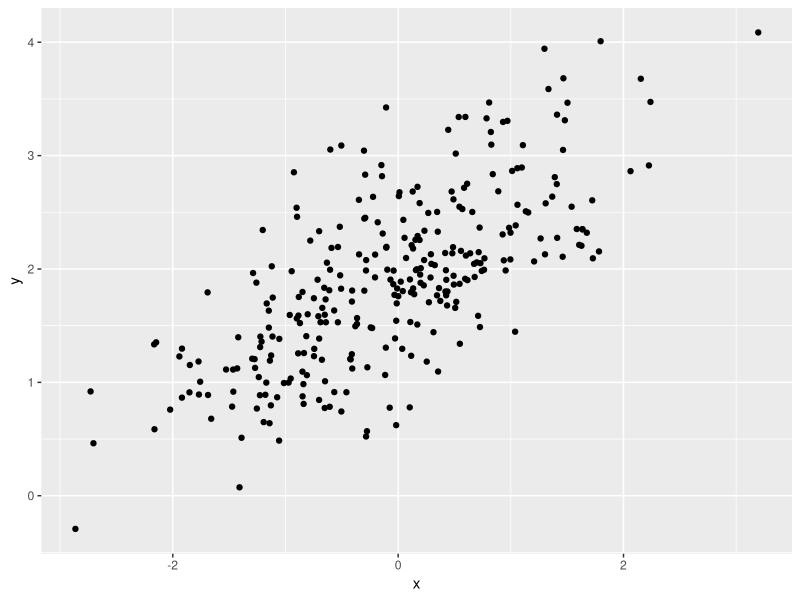

This chart was generated by the following R code: (Note: this script raises an error after producing the figure.)
install.packages("merTools")
library(merTools)

library(lme4)



set.seed(1234)  # this will allow you to exactly duplicate your result
Ngroups = 100
NperGroup = 3
N = Ngroups*NperGroup
groups = factor(rep(1:Ngroups, each=NperGroup))
u = rnorm(Ngroups, sd=.5)
e = rnorm(N, sd=.25)
x = rnorm(N)
y = 2 + .5*x + u[groups] + e

d = data.frame(x, y, groups)

model = lmer(y ~ x + (1|groups), data=d)
summary(model)
confint(model)



library(ggplot2)
ggplot(aes(x, y), data=d) +
  geom_point()

re = ranef(model)$groups
qplot(x=re, geom='density', xlim=c(-3,3))
